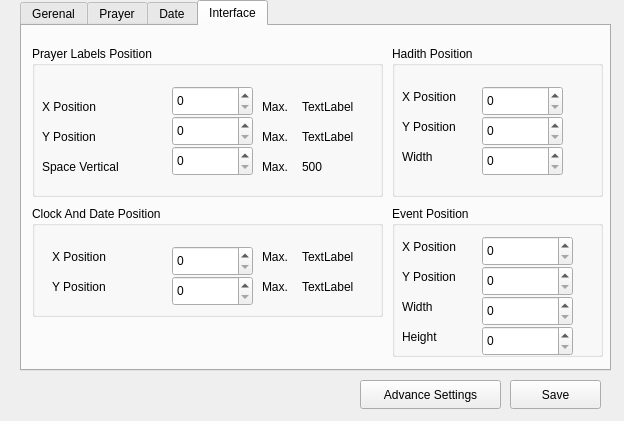
<?xml version="1.0" encoding="UTF-8"?>
<ui version="4.0">
 <class>Settings</class>
 <widget class="QDialog" name="Settings">
  <property name="geometry">
   <rect>
    <x>0</x>
    <y>0</y>
    <width>624</width>
    <height>421</height>
   </rect>
  </property>
  <property name="windowTitle">
   <string>Settings</string>
  </property>
  <widget class="QTabWidget" name="tabWidget">
   <property name="geometry">
    <rect>
     <x>20</x>
     <y>0</y>
     <width>591</width>
     <height>371</height>
    </rect>
   </property>
   <property name="currentIndex">
    <number>3</number>
   </property>
   <widget class="QWidget" name="General">
    <attribute name="title">
     <string>Gerenal</string>
    </attribute>
    <widget class="QGroupBox" name="Grabbing_GBox">
     <property name="geometry">
      <rect>
       <x>10</x>
       <y>10</y>
       <width>171</width>
       <height>121</height>
      </rect>
     </property>
     <property name="title">
      <string>Grabbing Data</string>
     </property>
     <widget class="QPushButton" name="Grabbing_PButton">
      <property name="geometry">
       <rect>
        <x>10</x>
        <y>30</y>
        <width>141</width>
        <height>29</height>
       </rect>
      </property>
      <property name="text">
       <string>Grabbing Month</string>
      </property>
     </widget>
     <widget class="QPushButton" name="Grabbing_Day_PButton">
      <property name="geometry">
       <rect>
        <x>10</x>
        <y>70</y>
        <width>141</width>
        <height>29</height>
       </rect>
      </property>
      <property name="text">
       <string>Grabbing Day</string>
      </property>
     </widget>
    </widget>
    <widget class="QGroupBox" name="BackupSettings">
     <property name="geometry">
      <rect>
       <x>10</x>
       <y>140</y>
       <width>571</width>
       <height>131</height>
      </rect>
     </property>
     <property name="title">
      <string>Backup Settings</string>
     </property>
     <widget class="QPushButton" name="BackupButton">
      <property name="geometry">
       <rect>
        <x>10</x>
        <y>30</y>
        <width>111</width>
        <height>29</height>
       </rect>
      </property>
      <property name="text">
       <string>BackUp</string>
      </property>
     </widget>
     <widget class="QTextBrowser" name="textBrowser">
      <property name="geometry">
       <rect>
        <x>10</x>
        <y>70</y>
        <width>551</width>
        <height>51</height>
       </rect>
      </property>
     </widget>
    </widget>
   </widget>
   <widget class="QWidget" name="Prayer">
    <attribute name="title">
     <string>Prayer</string>
    </attribute>
    <widget class="QGroupBox" name="groupBox">
     <property name="geometry">
      <rect>
       <x>10</x>
       <y>10</y>
       <width>161</width>
       <height>121</height>
      </rect>
     </property>
     <property name="title">
      <string>Specific Time for Isha</string>
     </property>
     <widget class="QCheckBox" name="checkBox">
      <property name="geometry">
       <rect>
        <x>10</x>
        <y>30</y>
        <width>95</width>
        <height>27</height>
       </rect>
      </property>
      <property name="text">
       <string>Active </string>
      </property>
     </widget>
     <widget class="QLineEdit" name="Isha_Time">
      <property name="geometry">
       <rect>
        <x>10</x>
        <y>60</y>
        <width>71</width>
        <height>29</height>
       </rect>
      </property>
     </widget>
     <widget class="QLabel" name="label">
      <property name="geometry">
       <rect>
        <x>90</x>
        <y>60</y>
        <width>67</width>
        <height>21</height>
       </rect>
      </property>
      <property name="text">
       <string>Minutes</string>
      </property>
     </widget>
    </widget>
    <widget class="QGroupBox" name="AqamahGroup">
     <property name="geometry">
      <rect>
       <x>10</x>
       <y>140</y>
       <width>161</width>
       <height>191</height>
      </rect>
     </property>
     <property name="title">
      <string>Aqamah Settings</string>
     </property>
     <widget class="QLabel" name="AqamahLabelFajer">
      <property name="geometry">
       <rect>
        <x>10</x>
        <y>40</y>
        <width>67</width>
        <height>21</height>
       </rect>
      </property>
      <property name="text">
       <string>Fajer</string>
      </property>
     </widget>
     <widget class="QLabel" name="AqamahLabelDhuhr">
      <property name="geometry">
       <rect>
        <x>10</x>
        <y>70</y>
        <width>67</width>
        <height>21</height>
       </rect>
      </property>
      <property name="text">
       <string>Dhuhr</string>
      </property>
     </widget>
     <widget class="QLabel" name="AqamahLabelAsr">
      <property name="geometry">
       <rect>
        <x>10</x>
        <y>100</y>
        <width>67</width>
        <height>21</height>
       </rect>
      </property>
      <property name="text">
       <string>Asr</string>
      </property>
     </widget>
     <widget class="QLabel" name="AqamahLabelMagrib">
      <property name="geometry">
       <rect>
        <x>10</x>
        <y>130</y>
        <width>67</width>
        <height>21</height>
       </rect>
      </property>
      <property name="text">
       <string>Magrib</string>
      </property>
     </widget>
     <widget class="QLabel" name="AqamahLabelIshaa">
      <property name="geometry">
       <rect>
        <x>10</x>
        <y>160</y>
        <width>67</width>
        <height>21</height>
       </rect>
      </property>
      <property name="text">
       <string>Ishaa</string>
      </property>
     </widget>
     <widget class="QSpinBox" name="spinBoxFajer">
      <property name="geometry">
       <rect>
        <x>80</x>
        <y>30</y>
        <width>50</width>
        <height>30</height>
       </rect>
      </property>
     </widget>
     <widget class="QSpinBox" name="spinBoxDhuhr">
      <property name="geometry">
       <rect>
        <x>80</x>
        <y>60</y>
        <width>50</width>
        <height>30</height>
       </rect>
      </property>
     </widget>
     <widget class="QSpinBox" name="spinBoxAsr">
      <property name="geometry">
       <rect>
        <x>80</x>
        <y>90</y>
        <width>50</width>
        <height>30</height>
       </rect>
      </property>
     </widget>
     <widget class="QSpinBox" name="spinBoxMagrib">
      <property name="geometry">
       <rect>
        <x>80</x>
        <y>120</y>
        <width>50</width>
        <height>30</height>
       </rect>
      </property>
     </widget>
     <widget class="QSpinBox" name="spinBoxIshaa">
      <property name="geometry">
       <rect>
        <x>80</x>
        <y>150</y>
        <width>50</width>
        <height>30</height>
       </rect>
      </property>
     </widget>
    </widget>
   </widget>
   <widget class="QWidget" name="Date">
    <attribute name="title">
     <string>Date</string>
    </attribute>
    <widget class="QGroupBox" name="Hijri_Adjustment">
     <property name="geometry">
      <rect>
       <x>10</x>
       <y>10</y>
       <width>201</width>
       <height>111</height>
      </rect>
     </property>
     <property name="title">
      <string>Hijri Adjustment</string>
     </property>
     <widget class="QSpinBox" name="AddingVar">
      <property name="geometry">
       <rect>
        <x>110</x>
        <y>60</y>
        <width>61</width>
        <height>30</height>
       </rect>
      </property>
      <property name="minimum">
       <number>-33</number>
      </property>
      <property name="maximum">
       <number>32</number>
      </property>
     </widget>
     <widget class="QLabel" name="AddingDayLable">
      <property name="geometry">
       <rect>
        <x>10</x>
        <y>60</y>
        <width>101</width>
        <height>21</height>
       </rect>
      </property>
      <property name="text">
       <string>Adding Days</string>
      </property>
     </widget>
    </widget>
   </widget>
   <widget class="QWidget" name="Interface">
    <attribute name="title">
     <string>Interface</string>
    </attribute>
    <widget class="QGroupBox" name="PrayerLabelsPosition">
     <property name="geometry">
      <rect>
       <x>10</x>
       <y>20</y>
       <width>351</width>
       <height>151</height>
      </rect>
     </property>
     <property name="title">
      <string>Prayer Labels Position</string>
     </property>
     <widget class="QSpinBox" name="xpositionvalue">
      <property name="geometry">
       <rect>
        <x>140</x>
        <y>40</y>
        <width>81</width>
        <height>30</height>
       </rect>
      </property>
      <property name="maximum">
       <number>10000</number>
      </property>
     </widget>
     <widget class="QSpinBox" name="ypositionvalue">
      <property name="geometry">
       <rect>
        <x>140</x>
        <y>70</y>
        <width>81</width>
        <height>30</height>
       </rect>
      </property>
      <property name="maximum">
       <number>10000</number>
      </property>
     </widget>
     <widget class="QLabel" name="xPosition">
      <property name="geometry">
       <rect>
        <x>10</x>
        <y>50</y>
        <width>81</width>
        <height>21</height>
       </rect>
      </property>
      <property name="text">
       <string>X Position</string>
      </property>
     </widget>
     <widget class="QLabel" name="yPosition">
      <property name="geometry">
       <rect>
        <x>10</x>
        <y>80</y>
        <width>81</width>
        <height>21</height>
       </rect>
      </property>
      <property name="text">
       <string>Y Position</string>
      </property>
     </widget>
     <widget class="QLabel" name="Spacelabel">
      <property name="geometry">
       <rect>
        <x>10</x>
        <y>110</y>
        <width>111</width>
        <height>21</height>
       </rect>
      </property>
      <property name="text">
       <string>Space Vertical</string>
      </property>
     </widget>
     <widget class="QSpinBox" name="spacevalue">
      <property name="geometry">
       <rect>
        <x>140</x>
        <y>100</y>
        <width>81</width>
        <height>30</height>
       </rect>
      </property>
      <property name="maximum">
       <number>500</number>
      </property>
     </widget>
     <widget class="QLabel" name="MaximumValueX">
      <property name="geometry">
       <rect>
        <x>270</x>
        <y>50</y>
        <width>67</width>
        <height>21</height>
       </rect>
      </property>
      <property name="text">
       <string>TextLabel</string>
      </property>
     </widget>
     <widget class="QLabel" name="MaximumValueY">
      <property name="geometry">
       <rect>
        <x>270</x>
        <y>80</y>
        <width>67</width>
        <height>21</height>
       </rect>
      </property>
      <property name="text">
       <string>TextLabel</string>
      </property>
     </widget>
     <widget class="QLabel" name="MaximumValueS">
      <property name="geometry">
       <rect>
        <x>270</x>
        <y>110</y>
        <width>67</width>
        <height>21</height>
       </rect>
      </property>
      <property name="text">
       <string>500</string>
      </property>
     </widget>
     <widget class="QLabel" name="MaxLabelXposition">
      <property name="geometry">
       <rect>
        <x>230</x>
        <y>50</y>
        <width>31</width>
        <height>21</height>
       </rect>
      </property>
      <property name="text">
       <string>Max.</string>
      </property>
     </widget>
     <widget class="QLabel" name="MaxLabelYposition">
      <property name="geometry">
       <rect>
        <x>230</x>
        <y>80</y>
        <width>31</width>
        <height>21</height>
       </rect>
      </property>
      <property name="text">
       <string>Max.</string>
      </property>
     </widget>
     <widget class="QLabel" name="MaxLabelSpace">
      <property name="geometry">
       <rect>
        <x>230</x>
        <y>110</y>
        <width>31</width>
        <height>21</height>
       </rect>
      </property>
      <property name="text">
       <string>Max.</string>
      </property>
     </widget>
    </widget>
    <widget class="QGroupBox" name="ClockInterface">
     <property name="geometry">
      <rect>
       <x>10</x>
       <y>180</y>
       <width>351</width>
       <height>111</height>
      </rect>
     </property>
     <property name="title">
      <string>Clock And Date Position</string>
     </property>
     <widget class="QSpinBox" name="xPositionClock">
      <property name="geometry">
       <rect>
        <x>140</x>
        <y>40</y>
        <width>81</width>
        <height>30</height>
       </rect>
      </property>
      <property name="maximum">
       <number>10000</number>
      </property>
     </widget>
     <widget class="QSpinBox" name="yPositionClock">
      <property name="geometry">
       <rect>
        <x>140</x>
        <y>70</y>
        <width>81</width>
        <height>30</height>
       </rect>
      </property>
      <property name="maximum">
       <number>10000</number>
      </property>
     </widget>
     <widget class="QLabel" name="xPositionClockLabel">
      <property name="geometry">
       <rect>
        <x>20</x>
        <y>40</y>
        <width>81</width>
        <height>21</height>
       </rect>
      </property>
      <property name="text">
       <string>X Position</string>
      </property>
     </widget>
     <widget class="QLabel" name="yPositionClockLabel">
      <property name="geometry">
       <rect>
        <x>20</x>
        <y>70</y>
        <width>81</width>
        <height>21</height>
       </rect>
      </property>
      <property name="text">
       <string>Y Position</string>
      </property>
     </widget>
     <widget class="QLabel" name="xPositionClockMaximum">
      <property name="geometry">
       <rect>
        <x>270</x>
        <y>40</y>
        <width>67</width>
        <height>21</height>
       </rect>
      </property>
      <property name="text">
       <string>TextLabel</string>
      </property>
     </widget>
     <widget class="QLabel" name="yPositionClockMaximum">
      <property name="geometry">
       <rect>
        <x>270</x>
        <y>70</y>
        <width>67</width>
        <height>21</height>
       </rect>
      </property>
      <property name="text">
       <string>TextLabel</string>
      </property>
     </widget>
     <widget class="QLabel" name="MaxLabelYposition_2">
      <property name="geometry">
       <rect>
        <x>230</x>
        <y>70</y>
        <width>31</width>
        <height>21</height>
       </rect>
      </property>
      <property name="text">
       <string>Max.</string>
      </property>
     </widget>
     <widget class="QLabel" name="MaxLabelXposition_2">
      <property name="geometry">
       <rect>
        <x>230</x>
        <y>40</y>
        <width>31</width>
        <height>21</height>
       </rect>
      </property>
      <property name="text">
       <string>Max.</string>
      </property>
     </widget>
    </widget>
    <widget class="QGroupBox" name="HadithPosition">
     <property name="geometry">
      <rect>
       <x>370</x>
       <y>20</y>
       <width>211</width>
       <height>151</height>
      </rect>
     </property>
     <property name="title">
      <string>Hadith Position</string>
     </property>
     <widget class="QLabel" name="HadithYPositionLabel">
      <property name="geometry">
       <rect>
        <x>10</x>
        <y>40</y>
        <width>71</width>
        <height>21</height>
       </rect>
      </property>
      <property name="text">
       <string>X Position</string>
      </property>
     </widget>
     <widget class="QLabel" name="HadithXpositionLabel">
      <property name="geometry">
       <rect>
        <x>10</x>
        <y>70</y>
        <width>71</width>
        <height>21</height>
       </rect>
      </property>
      <property name="text">
       <string>Y Position</string>
      </property>
     </widget>
     <widget class="QSpinBox" name="spinBoxHadithXPosition">
      <property name="geometry">
       <rect>
        <x>90</x>
        <y>40</y>
        <width>81</width>
        <height>30</height>
       </rect>
      </property>
     </widget>
     <widget class="QSpinBox" name="spinBoxHadithYPosition">
      <property name="geometry">
       <rect>
        <x>90</x>
        <y>70</y>
        <width>81</width>
        <height>30</height>
       </rect>
      </property>
     </widget>
     <widget class="QSpinBox" name="spinBoxHadithWidth">
      <property name="geometry">
       <rect>
        <x>90</x>
        <y>100</y>
        <width>81</width>
        <height>30</height>
       </rect>
      </property>
     </widget>
     <widget class="QLabel" name="HadithWidthLabel">
      <property name="geometry">
       <rect>
        <x>10</x>
        <y>100</y>
        <width>71</width>
        <height>21</height>
       </rect>
      </property>
      <property name="text">
       <string>Width</string>
      </property>
     </widget>
    </widget>
    <widget class="QGroupBox" name="EventPosition">
     <property name="geometry">
      <rect>
       <x>370</x>
       <y>180</y>
       <width>211</width>
       <height>151</height>
      </rect>
     </property>
     <property name="title">
      <string>Event Position</string>
     </property>
     <widget class="QLabel" name="xPositionLabelEvent">
      <property name="geometry">
       <rect>
        <x>10</x>
        <y>30</y>
        <width>81</width>
        <height>21</height>
       </rect>
      </property>
      <property name="text">
       <string>X Position</string>
      </property>
     </widget>
     <widget class="QLabel" name="yPositionLabelEvent">
      <property name="geometry">
       <rect>
        <x>10</x>
        <y>60</y>
        <width>81</width>
        <height>21</height>
       </rect>
      </property>
      <property name="text">
       <string>Y Position</string>
      </property>
     </widget>
     <widget class="QLabel" name="widthEvent">
      <property name="geometry">
       <rect>
        <x>10</x>
        <y>90</y>
        <width>81</width>
        <height>21</height>
       </rect>
      </property>
      <property name="text">
       <string>Width</string>
      </property>
     </widget>
     <widget class="QLabel" name="heightEvent">
      <property name="geometry">
       <rect>
        <x>10</x>
        <y>120</y>
        <width>81</width>
        <height>21</height>
       </rect>
      </property>
      <property name="text">
       <string>Height</string>
      </property>
     </widget>
     <widget class="QSpinBox" name="spinBoxEventXposition">
      <property name="geometry">
       <rect>
        <x>90</x>
        <y>30</y>
        <width>91</width>
        <height>30</height>
       </rect>
      </property>
      <property name="maximum">
       <number>1000</number>
      </property>
     </widget>
     <widget class="QSpinBox" name="spinBoxEventYposition">
      <property name="geometry">
       <rect>
        <x>90</x>
        <y>60</y>
        <width>91</width>
        <height>30</height>
       </rect>
      </property>
      <property name="maximum">
       <number>1000</number>
      </property>
     </widget>
     <widget class="QSpinBox" name="spinBoxEventWidth">
      <property name="geometry">
       <rect>
        <x>90</x>
        <y>90</y>
        <width>91</width>
        <height>30</height>
       </rect>
      </property>
      <property name="maximum">
       <number>1000</number>
      </property>
     </widget>
     <widget class="QSpinBox" name="spinBoxEventHeight">
      <property name="geometry">
       <rect>
        <x>90</x>
        <y>120</y>
        <width>91</width>
        <height>30</height>
       </rect>
      </property>
      <property name="maximum">
       <number>1000</number>
      </property>
     </widget>
    </widget>
   </widget>
  </widget>
  <widget class="QPushButton" name="save_push">
   <property name="geometry">
    <rect>
     <x>510</x>
     <y>380</y>
     <width>91</width>
     <height>29</height>
    </rect>
   </property>
   <property name="text">
    <string>Save</string>
   </property>
  </widget>
  <widget class="QPushButton" name="AdvanceSettingsButton">
   <property name="geometry">
    <rect>
     <x>360</x>
     <y>380</y>
     <width>141</width>
     <height>29</height>
    </rect>
   </property>
   <property name="text">
    <string>Advance Settings</string>
   </property>
  </widget>
 </widget>
 <resources/>
 <connections/>
 <slots>
  <slot>Updatetest(int)</slot>
 </slots>
</ui>
